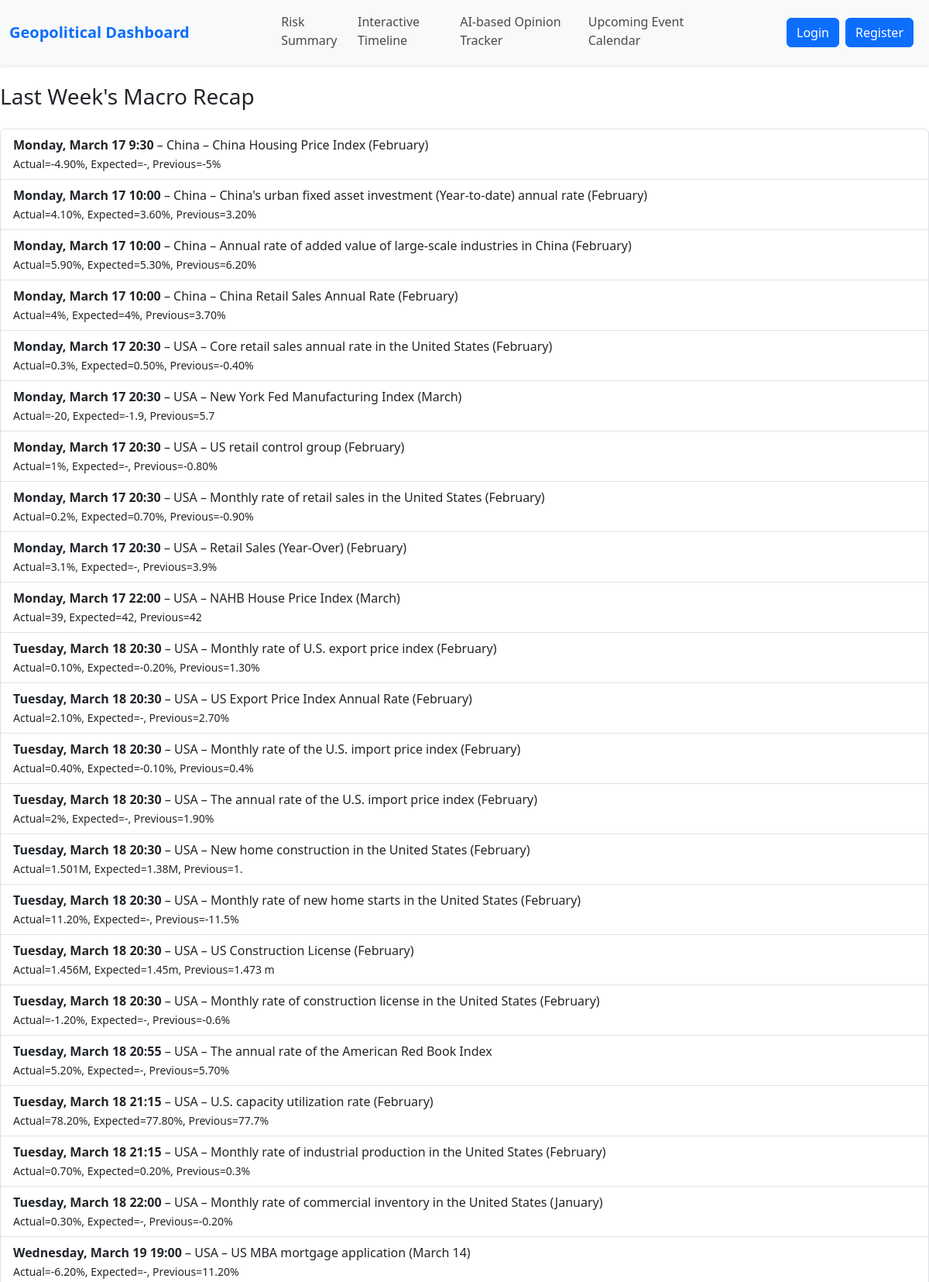
The app's page /events/recap (upper part) with its own data.
### tables this page shows
CREATE TABLE recapdata (
    id INTEGER PRIMARY KEY AUTOINCREMENT,
    date TEXT NOT NULL,
    time TEXT NOT NULL,
    country TEXT NOT NULL,
    event TEXT NOT NULL,
    actual TEXT,
    expected TEXT,
    previous TEXT
);

### Project/events.py (the view)
@bp.route('/recap')
def recap():
    db = get_db()
    recap_data = db.execute('SELECT * FROM recapdata').fetchall()
    return render_template('events/recap.html', recap_data=recap_data)

### Project/auth.py (called while the page is built)
@bp.before_app_request
def load_logged_in_user():
    user_id = session.get('user_id')
    if user_id is None:
        g.user = None
    else:
        g.user = get_db().execute(
            'SELECT * FROM user WHERE id = ?', (user_id,)
        ).fetchone()

### Project/db.py (called while the page is built)
def get_db():
    if 'db' not in g:
        g.db = sqlite3.connect(
            current_app.config['DATABASE'],
            detect_types=sqlite3.PARSE_DECLTYPES
        )
        g.db.row_factory = sqlite3.Row
    return g.db

### Project/templates/events/recap.html (shortened to what this page needs)
{% extends "base.html" %}
{% block content %}
<h3 class="mb-4 mt-4"> Last Week's Macro Recap</h3>
<div class="list-group">
  {% for r in recap_data %}
    <div class="list-group-item">
      <strong>{{ r['date'] }} {{ r['time'] }}</strong> – {{ r['country'] }} – {{ r['event'] }}<br>
      <small>Actual={{ r['actual'] }}, Expected={{ r['expected'] }}, Previous={{ r['previous'] }}</small>
    </div>
  {% endfor %}
</div>
{% endblock %}

### records on screen
recapdata: date "Monday, March 17", time "9:30", country "China", event "China Housing Price Index (February)", actual "-4.90%", expected "-", previous "-5%"
recapdata: date "Monday, March 17", time "10:00", country "China", event "China's urban fixed asset investment (Year-to-date) annual rate (February)", actual "4.10%", expected "3.60%", previous "3.20%"
recapdata: date "Monday, March 17", time "10:00", country "China", event "Annual rate of added value of large-scale industries in China (February)", actual "5.90%", expected "5.30%", previous "6.20%"
recapdata: date "Monday, March 17", time "10:00", country "China", event "China Retail Sales Annual Rate (February)", actual "4%", expected "4%", previous "3.70%"
recapdata: date "Monday, March 17", time "20:30", country "USA", event "Core retail sales annual rate in the United States (February)", actual "0.3%", expected "0.50%", previous "-0.40%"
recapdata: date "Monday, March 17", time "20:30", country "USA", event "New York Fed Manufacturing Index (March)", actual "-20", expected "-1.9", previous "5.7"
recapdata: date "Monday, March 17", time "20:30", country "USA", event "US retail control group (February)", actual "1%", expected "-", previous "-0.80%"
recapdata: date "Monday, March 17", time "20:30", country "USA", event "Monthly rate of retail sales in the United States (February)", actual "0.2%", expected "0.70%", previous "-0.90%"
recapdata: date "Monday, March 17", time "20:30", country "USA", event "Retail Sales (Year-Over) (February)", actual "3.1%", expected "-", previous "3.9%"
recapdata: date "Monday, March 17", time "22:00", country "USA", event "NAHB House Price Index (March)", actual "39", expected "42", previous "42"
recapdata: date "Tuesday, March 18", time "20:30", country "USA", event "Monthly rate of U.S. export price index (February)", actual "0.10%", expected "-0.20%", previous "1.30%"
recapdata: date "Tuesday, March 18", time "20:30", country "USA", event "US Export Price Index Annual Rate (February)", actual "2.10%", expected "-", previous "2.70%"
recapdata: date "Tuesday, March 18", time "20:30", country "USA", event "Monthly rate of the U.S. import price index (February)", actual "0.40%", expected "-0.10%", previous "0.4%"
recapdata: date "Tuesday, March 18", time "20:30", country "USA", event "The annual rate of the U.S. import price index (February)", actual "2%", expected "-", previous "1.90%"
recapdata: date "Tuesday, March 18", time "20:30", country "USA", event "New home construction in the United States (February)", actual "1.501M", expected "1.38M", previous "1."
recapdata: date "Tuesday, March 18", time "20:30", country "USA", event "Monthly rate of new home starts in the United States (February)", actual "11.20%", expected "-", previous "-11.5%"
recapdata: date "Tuesday, March 18", time "20:30", country "USA", event "US Construction License (February)", actual "1.456M", expected "1.45m", previous "1.473 m"
recapdata: date "Tuesday, March 18", time "20:30", country "USA", event "Monthly rate of construction license in the United States (February)", actual "-1.20%", expected "-", previous "-0.6%"
recapdata: date "Tuesday, March 18", time "20:55", country "USA", event "The annual rate of the American Red Book Index", actual "5.20%", expected "-", previous "5.70%"
recapdata: date "Tuesday, March 18", time "21:15", country "USA", event "U.S. capacity utilization rate (February)", actual "78.20%", expected "77.80%", previous "77.7%"
recapdata: date "Tuesday, March 18", time "21:15", country "USA", event "Monthly rate of industrial production in the United States (February)", actual "0.70%", expected "0.20%", previous "0.3%"
recapdata: date "Tuesday, March 18", time "22:00", country "USA", event "Monthly rate of commercial inventory in the United States (January)", actual "0.30%", expected "-", previous "-0.20%"
recapdata: date "Wednesday, March 19", time "19:00", country "USA", event "US MBA mortgage application (March 14)", actual "-6.20%", expected "-", previous "11.20%"
